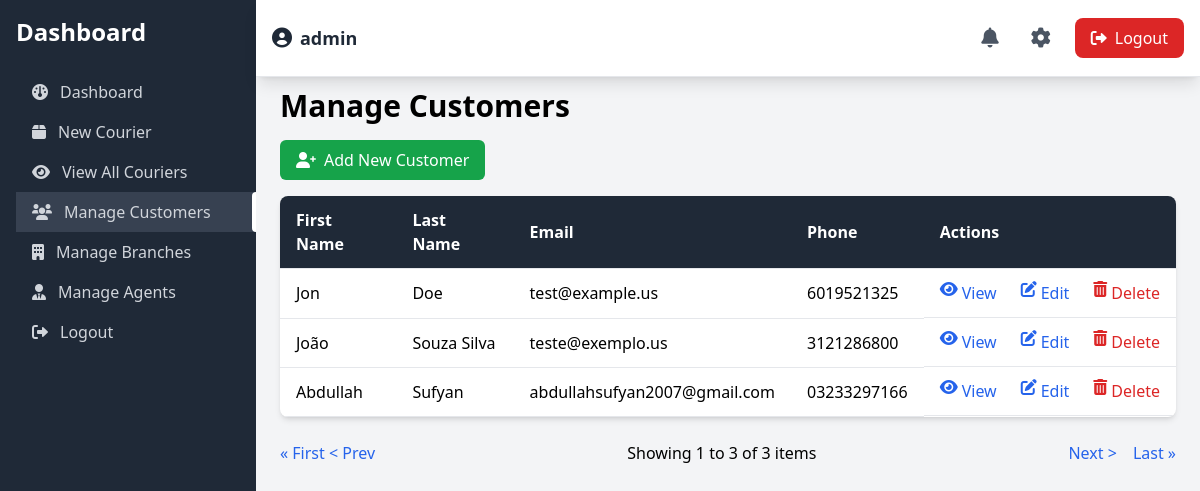
/admin/manage_customers.php (signed in), run on an earlier commit of the app's database.
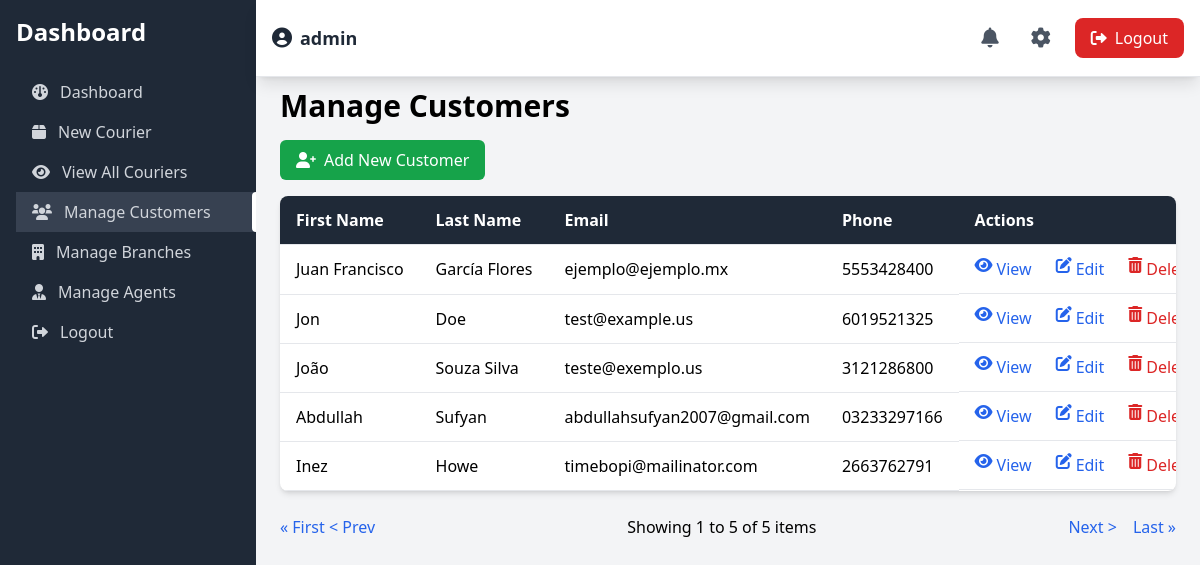
And on a later commit of the database.
### tables this page shows
CREATE TABLE `customers` (
  `customer_id` char(36) NOT NULL,
  `first_name` varchar(50) NOT NULL,
  `last_name` varchar(50) NOT NULL,
  `email` varchar(100) NOT NULL,
  `phone` varchar(20) DEFAULT NULL,
  `address` text NOT NULL,
  `deleted` tinyint(1) DEFAULT 0,
  `created_at` date DEFAULT NULL
);

### admin/manage_customers.php (the view, shortened to what this page needs)
<?php
$database = new Database();
$db = $database->getConnection();
$limit = 10;
$page = isset($_GET['page']) ? (int) $_GET['page'] : 1;
$start = ($page - 1) * $limit;
$totalQuery = "SELECT COUNT(*) as total FROM customers WHERE deleted = false";
$totalStmt = $db->prepare($totalQuery);
$totalStmt->execute();
$totalRecords = $totalStmt->fetch(PDO::FETCH_ASSOC)['total'];
$totalPages = ceil($totalRecords / $limit);
$query = "SELECT * FROM customers WHERE deleted = false LIMIT :start, :limit";
$stmt = $db->prepare($query);
$stmt->bindParam(':start', $start, PDO::PARAM_INT);
$stmt->bindParam(':limit', $limit, PDO::PARAM_INT);
$stmt->execute();
$customers = $stmt->fetchAll(PDO::FETCH_ASSOC);
?>
<!DOCTYPE html>
<html lang="en">
<?php include_once '../includes/head.php'; ?>
<body class="bg-gray-100">
    <?php include "../includes/sidebar.php"; ?>
    <?php include "../includes/topbar.php"; ?>
    <main class="ml-64 p-6 mt-16">
        <h1 class="text-3xl font-bold mb-4">Manage Customers</h1>
        <div class="mb-4 flex gap-4">
            <a href="courier_form.php"
                class="inline-block bg-green-600 text-white py-2 px-4 rounded-md hover:bg-green-700 transition duration-300">
                <i class="fas fa-user-plus mr-2"></i>Add New Customer
            </a>
        </div>
        <div class="bg-white shadow-md rounded-lg overflow-hidden mb-6">
            <table class="w-full text-left border-collapse ">
                <thead>
                    <tr class="bg-gray-800 text-white">
                        <th class="py-3 px-4 border-b">First Name</th>
                        <th class="py-3 px-4 border-b">Last Name</th>
                        <th class="py-3 px-4 border-b">Email</th>
                        <th class="py-3 px-4 border-b">Phone</th>
                        <th class="py-3 px-4 border-b">Actions</th>
                    </tr>
                </thead>
                <tbody id="customersTableBody">
                    <?php foreach ($customers as $customer): ?>
                        <tr class="hover:bg-gray-100 customer-row">
                            <td class="py-3 px-4 border-b whitespace-nowrap">
                                <?php echo htmlspecialchars($customer['first_name']); ?></td>
                            <td class="py-3 px-4 border-b whitespace-nowrap">
                                <?php echo htmlspecialchars($customer['last_name']); ?></td>
                            <td class="py-3 px-4 border-b whitespace-nowrap">
                                <?php echo htmlspecialchars($customer['email']); ?></td>
                            <td class="py-3 px-4 border-b whitespace-nowrap">
                                <?php echo htmlspecialchars($customer['phone']); ?></td>
                            <td class="py-3 px-4 border-b flex gap-2 flex-nowrap items-center">
                                <a href="view_customer.php?id=<?php echo $customer['customer_id']; ?>"
                                    class="flex gap-1 flex-nowrap text-blue-600 hover:underline"><i class="fas fa-eye"></i>
                                    View</a>
                                <a href="edit_customer.php?id=<?php echo $customer['customer_id']; ?>"
                                    class="flex gap-1 flex-nowrap text-blue-600 hover:underline ml-4"><i
                                        class="fas fa-edit"></i> Edit</a>
                                <a href="#" data-id="<?php echo $customer['customer_id']; ?>"
                                    class="flex gap-1 flex-nowrap text-red-600 hover:underline ml-4 delete-customer"><i
                                        class="fas fa-trash-alt"></i> Delete</a>
                            </td>
                        </tr>
                    <?php endforeach; ?>
                </tbody>
            </table>
        </div>
        <div class="flex justify-between items-center mt-4">
            <div>
                <a href="?page=1" class="text-blue-600 hover:underline">&laquo; First</a>
                <a href="?page=<?php echo max(1, $page - 1); ?>" class="text-blue-600 hover:underline">&lt; Prev</a>
            </div>
            <div>
                <span>Showing <?php echo $start + 1; ?> to <?php echo min($start + $limit, $totalRecords); ?> of
                    <?php echo $totalRecords; ?> items</span>
            </div>
            <div class="flex gap-4">
                <a href="?page=<?php echo min($totalPages, $page + 1); ?>" class="text-blue-600 hover:underline">Next
                    &gt;</a>
                <a href="?page=<?php echo $totalPages; ?>" class="text-blue-600 hover:underline">Last &raquo;</a>
            </div>
        </div>
    </main>
</body>
</html>

### includes/head.php (shortened to what this page needs)
<head>
    <link rel="stylesheet" href="/courier/public/css/styles.css">
    <link rel="stylesheet" href="https://cdnjs.cloudflare.com/ajax/libs/font-awesome/6.0.0-beta3/css/all.min.css">
    <script src="https://cdn.tailwindcss.com"></script>
</head>

### includes/sidebar.php
<?php
$current_page = basename($_SERVER['PHP_SELF']);
?>
<aside class="w-64 bg-gray-800 h-screen fixed top-0 left-0">
    <div class="pt-4 pl-4 text-white">
        <h1 class="text-2xl font-bold mb-6"><a href="dashboard.php">Dashboard</a></h1>
        <ul class="">
            <li class="<?php echo $current_page == 'dashboard.php' ? 'bg-gray-700' : ''; ?>">
                <a href="dashboard.php" class="relative flex items-center text-gray-300 hover:text-white px-4 py-2 rounded-md">
                    <i class="fas fa-dashboard mr-3"></i>Dashboard
                    <span class="<?php echo $current_page == 'dashboard.php' ? 'bg-white' : 'bg-transparent'; ?> absolute right-0 top-0 rounded-l w-1 h-full"></span>
                </a>
            </li>
            <li class="<?php echo $current_page == 'courier_form.php' ? 'bg-gray-700' : ''; ?>">
                <a href="courier_form.php" class="relative flex items-center text-gray-300 hover:text-white px-4 py-2 rounded-md">
                    <i class="fas fa-box mr-3"></i>New Courier
                    <span class="<?php echo $current_page == 'courier_form.php' ? 'bg-white' : 'bg-transparent'; ?> absolute right-0 top-0 rounded-l w-1 h-full"></span>
                </a>
            </li>
            <li class="<?php echo $current_page == 'manage_parcels.php' ? 'bg-gray-700' : ''; ?>">
                <a href="manage_parcels.php" class="relative flex items-center text-gray-300 hover:text-white px-4 py-2 rounded-md">
                    <i class="fas fa-eye mr-3"></i>View All Couriers
                    <span class="<?php echo $current_page == 'manage_parcels.php' ? 'bg-white' : 'bg-transparent'; ?> absolute right-0 top-0 rounded-l w-1 h-full"></span>
                </a>
            </li>
            <li class="<?php echo $current_page == 'manage_customers.php' ? 'bg-gray-700' : ''; ?>">
                <a href="manage_customers.php" class="relative flex items-center text-gray-300 hover:text-white px-4 py-2 rounded-md">
                    <i class="fas fa-users mr-3"></i>Manage Customers
                    <span class="<?php echo $current_page == 'manage_customers.php' ? 'bg-white' : 'bg-transparent'; ?> absolute right-0 top-0 rounded-l w-1 h-full"></span>
                </a>
            </li>
            <li class="<?php echo $current_page == 'manage_branches.php' ? 'bg-gray-700' : ''; ?>">
                <a href="manage_branches.php" class="relative flex items-center text-gray-300 hover:text-white px-4 py-2 rounded-md">
                    <i class="fas fa-building mr-3"></i>Manage Branches
                    <span class="<?php echo $current_page == 'manage_branches.php' ? 'bg-white' : 'bg-transparent'; ?> absolute right-0 top-0 rounded-l w-1 h-full"></span>
                </a>
            </li>
            <li class="<?php echo $current_page == 'manage_agents.php' ? 'bg-gray-700' : ''; ?>">
                <a href="manage_agents.php" class="relative flex items-center text-gray-300 hover:text-white px-4 py-2 rounded-md">
                    <i class="fas fa-user-tie mr-3"></i>Manage Agents
                    <span class="<?php echo $current_page == 'manage_agents.php' ? 'bg-white' : 'bg-transparent'; ?> absolute right-0 top-0 rounded-l w-1 h-full"></span>
                </a>
            </li>
            <li class="<?php echo $current_page == 'logout.php' ? 'bg-gray-700' : ''; ?>">
                <p id="logoutBtn" class="relative cursor-pointer flex items-center text-gray-300 hover:text-white px-4 py-2 rounded-md">
                    <i class="fas fa-sign-out-alt mr-3"></i>Logout
                    <span class="<?php echo $current_page == 'logout.php' ? 'bg-white' : 'bg-transparent'; ?> absolute right-0 top-0 rounded-l w-1 h-full"></span>
                </p>
            </li>
        </ul>
    </div>
</aside>

### includes/topbar.php (shortened to what this page needs)
<header class="bg-white shadow-lg fixed top-0 left-64 right-0 flex justify-between items-center p-4 border-b border-gray-200 z-50">
    <div class="text-gray-800 font-semibold flex items-center">
        <i class="fas fa-user-circle text-xl mr-2"></i>
        <span id="username" class="text-lg"><?php echo htmlspecialchars($_SESSION['username']); ?></span>
    </div>
    <div class="flex items-center space-x-4">
        <button id="notificationsBtn" class="relative p-2 text-gray-600 hover:text-gray-800 transition duration-300">
            <i class="fas fa-bell text-xl"></i>
        </button>
        <button id="settingsBtn" class="p-2 text-gray-600 hover:text-gray-800 transition duration-300">
            <i class="fas fa-cog text-xl"></i>
        </button>
        <button id="logoutBtn" class="bg-red-600 text-white px-4 py-2 rounded-lg hover:bg-red-700 transition duration-300 flex items-center">
            <i class="fas fa-sign-out-alt mr-2"></i> Logout
        </button>
    </div>
</header>

What changed in the data, as far as the page shows it:
added customers: first_name "Juan Francisco", last_name "García Flores", email "ejemplo@ejemplo.mx", phone "5553428400"
added customers: first_name "Inez", last_name "Howe", email "timebopi@mailinator.com", phone "2663762791"
Also different on the page:
min($start + $limit, $totalRecords): "3" → "5"
$totalRecords: "3" → "5"
